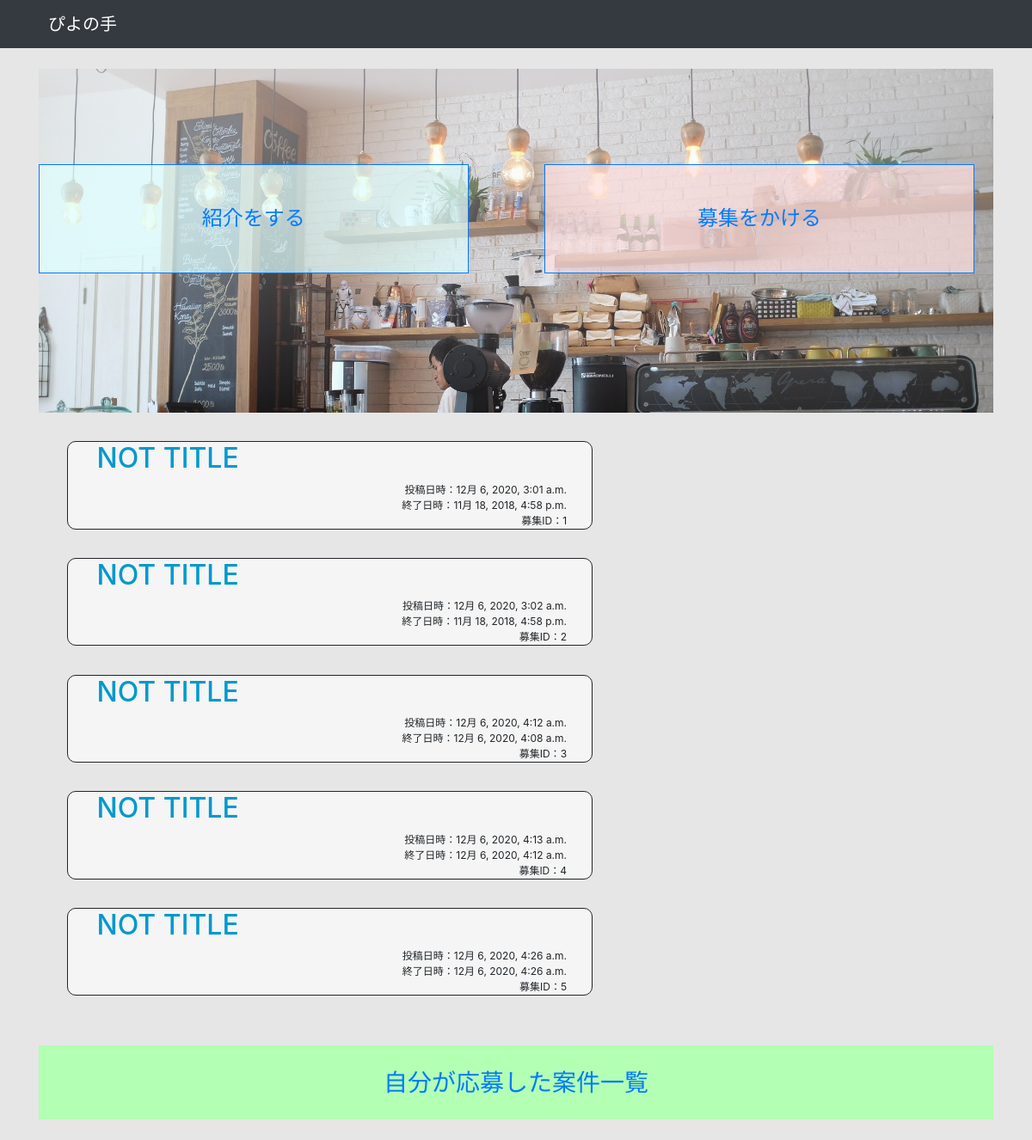
The app's page /, older data.
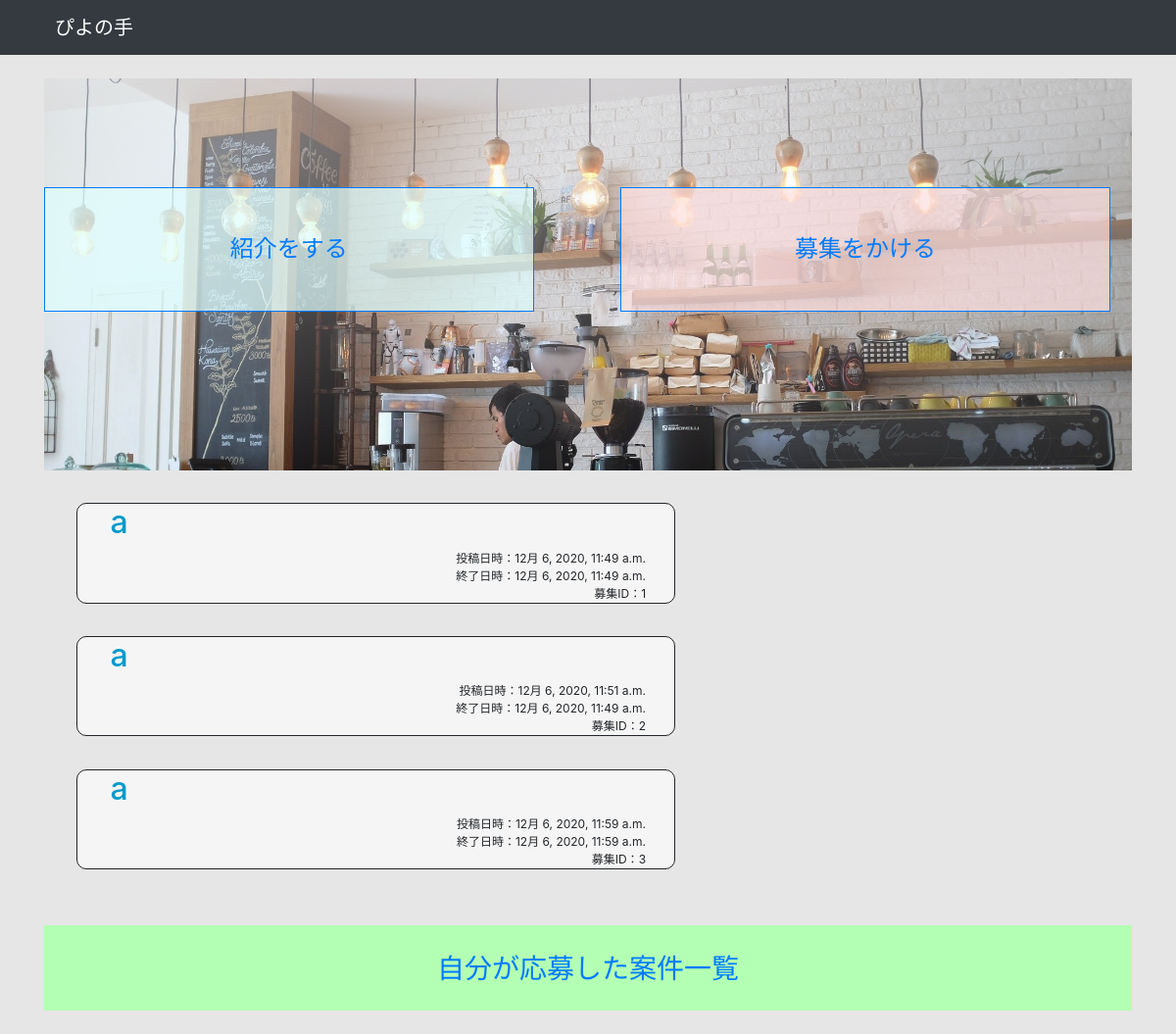
The same page, newer data.
### cms/models.py (models this page shows, shortened)
class Recruit(models.Model):
    recruit_ID = models.AutoField('募集ID',primary_key=True)
    shop_ID = models.CharField('店舗名',max_length=40)
    recruit_title = models.CharField('募集タイトル',max_length=500,default='NOT TITLE')
    post_time = models.DateTimeField('投稿時刻',auto_now=True)
    finish_time = models.DateTimeField('募集締め切り時刻')
    person_type = models.ManyToManyField(PType, blank=True)
    person_number = models.PositiveIntegerField('人数', blank=True, default=1)
    work_start_time = models.DateTimeField('開始時刻')
    work_last_time = models.DateTimeField('終了時刻')
    comment = models.CharField('コメント',max_length=1000)
    finish_flag = models.BooleanField('マッチング前後', default=0)
    password = models.CharField('パスワード',max_length=40)

### cms/views1.py (the view)
# urls.py: path('', views1.list, name='recruit1'),
def list(request):
    data = Recruit.objects.all()
    params = {'message': 'メンバーの一覧', 'data': data}
    return render(request, 'cms/index.html', params)

### cms/templates/cms/index.html
{% extends "./base.html" %}
{% load static %}
{% block main %}
<div class="button-list" style="width: 100%; height:400px; background-image: linear-gradient(rgba(250, 250, 250, 0.5), rgba(200, 200, 200, 0.1)),url({% static 'shop.jpg' %}); background-size:cover;width: 100%;">
    <a href="/bosyu">
    <div class="recruit" style="width: 45%; border: 1px solid; padding:4% 0%; margin: 10% 2%;
    text-align: center; background-color:rgba(255, 224, 224, 0.7); font-size: 24px; float: right; vertical-align: middle;">
        募集をかける
    </div></a>
    <a href="/oubo">
    <div class="apply" style="width: 45%; border:1px solid ; padding:4% 0%; margin-top: 10%;text-align: center; background-color:rgba(224, 255, 255, 0.7); font-size: 24px; float: left; vertical-align: middle;">
        紹介をする
    </div>
    </a>
</div>
{% for rec in data %}
<div class="recruit_list" style="border: 1px solid; margin:3% 3%; padding-left: 3%; width: 55%; border-radius: 10px; background-color: #f5f5f5;">
    <a href="#" style="text-decoration: none; color: #0099cc"><h2>{{ rec.recruit_title }}</h2></a>
    <div class="post_time" style="font-size: 12px; text-align: right; padding-right: 5%;">投稿日時：{{ rec.post_time }}</div>
    <div class="finish_time" style="font-size: 12px; text-align: right; padding-right: 5%;">終了日時：{{ rec.finish_time }}</div>
    <div class="recruit_id" style="font-size: 12px; text-align: right; padding-right: 5%;">募集ID：{{ rec.recruit_ID }}</div>
</div>
{% endfor %}
<br>
<a href="/zibun">
<div class="my-recruit" style="font-size: 28px; background-color:#b3ffb3; height: ; padding: 2% 2%; text-align: center;">
    自分が応募した案件一覧
</div>
</a>
{% endblock%}

### cms/templates/cms/base.html (shortened to what this page needs)
<!DOCTYPE html>
<html>
    <head>
        <link rel="stylesheet" href="https://stackpath.bootstrapcdn.com/bootstrap/4.5.0/css/bootstrap.min.css">
    </body>
    </head>
    <body style="background-color: #e6e6e6;">
        <nav class="navbar navbar-expand-lg navbar-dark bg-dark">
            <a class="navbar-brand" href="/">　　ぴよの手</a>
        </nav>
        <div class="container mt-4">
            {% block main %}{% endblock%}
        </div>
<br>
    </body>
</html>

Row changes from the older to the newer data that the page shows:
removed Recruit: recruit_title "NOT TITLE", post_time "12月 6, 2020, 4:13 a.m.", finish_time "12月 6, 2020, 4:12 a.m.", recruit_ID "4"
removed Recruit: recruit_title "NOT TITLE", post_time "12月 6, 2020, 4:26 a.m.", finish_time "12月 6, 2020, 4:26 a.m.", recruit_ID "5"
changed Recruit id 1: recruit_title "NOT TITLE" → "a"; post_time "12月 6, 2020, 3:01 a.m." → "12月 6, 2020, 11:49 a.m."; finish_time "11月 18, 2018, 4:58 p.m." → "12月 6, 2020, 11:49 a.m."
changed Recruit id 2: recruit_title "NOT TITLE" → "a"; post_time "12月 6, 2020, 3:02 a.m." → "12月 6, 2020, 11:51 a.m."; finish_time "11月 18, 2018, 4:58 p.m." → "12月 6, 2020, 11:49 a.m."
changed Recruit id 3: recruit_title "NOT TITLE" → "a"; post_time "12月 6, 2020, 4:12 a.m." → "12月 6, 2020, 11:59 a.m."; finish_time "12月 6, 2020, 4:08 a.m." → "12月 6, 2020, 11:59 a.m."
